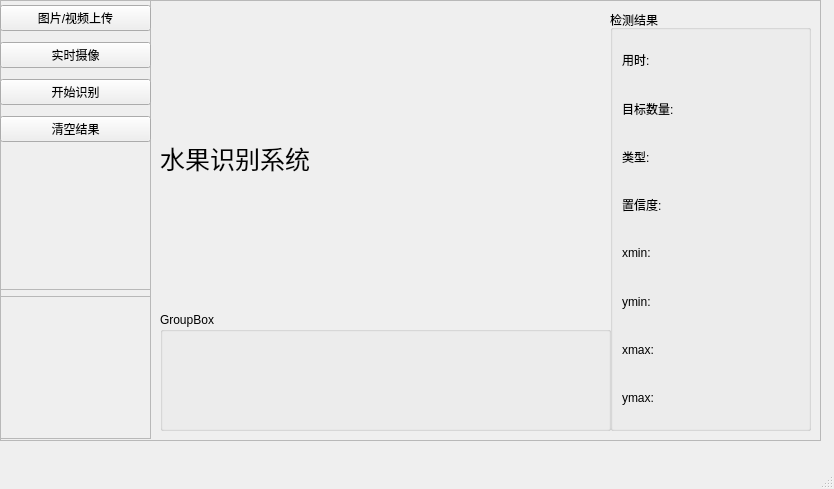
<?xml version="1.0" encoding="UTF-8"?>
<ui version="4.0">
 <class>MainWindow</class>
 <widget class="QMainWindow" name="MainWindow">
  <property name="geometry">
   <rect>
    <x>0</x>
    <y>0</y>
    <width>834</width>
    <height>489</height>
   </rect>
  </property>
  <property name="windowTitle">
   <string>MainWindow</string>
  </property>
  <widget class="QWidget" name="centralwidget">
   <widget class="QWidget" name="">
    <property name="geometry">
     <rect>
      <x>0</x>
      <y>0</y>
      <width>821</width>
      <height>441</height>
     </rect>
    </property>
    <layout class="QHBoxLayout" name="horizontalLayout">
     <item>
      <widget class="QFrame" name="frame_2">
       <property name="sizePolicy">
        <sizepolicy hsizetype="Expanding" vsizetype="Expanding">
         <horstretch>5</horstretch>
         <verstretch>0</verstretch>
        </sizepolicy>
       </property>
       <property name="frameShape">
        <enum>QFrame::StyledPanel</enum>
       </property>
       <property name="frameShadow">
        <enum>QFrame::Raised</enum>
       </property>
       <widget class="QFrame" name="frame">
        <property name="geometry">
         <rect>
          <x>-10</x>
          <y>0</y>
          <width>161</width>
          <height>439</height>
         </rect>
        </property>
        <property name="sizePolicy">
         <sizepolicy hsizetype="Expanding" vsizetype="Expanding">
          <horstretch>1</horstretch>
          <verstretch>0</verstretch>
         </sizepolicy>
        </property>
        <property name="frameShape">
         <enum>QFrame::StyledPanel</enum>
        </property>
        <property name="frameShadow">
         <enum>QFrame::Raised</enum>
        </property>
        <widget class="QWidget" name="">
         <property name="geometry">
          <rect>
           <x>10</x>
           <y>0</y>
           <width>151</width>
           <height>441</height>
          </rect>
         </property>
         <layout class="QVBoxLayout" name="verticalLayout">
          <item>
           <widget class="QFrame" name="frame_3">
            <property name="sizePolicy">
             <sizepolicy hsizetype="Expanding" vsizetype="Expanding">
              <horstretch>0</horstretch>
              <verstretch>2</verstretch>
             </sizepolicy>
            </property>
            <property name="frameShape">
             <enum>QFrame::StyledPanel</enum>
            </property>
            <property name="frameShadow">
             <enum>QFrame::Raised</enum>
            </property>
            <widget class="QWidget" name="">
             <property name="geometry">
              <rect>
               <x>0</x>
               <y>0</y>
               <width>151</width>
               <height>151</height>
              </rect>
             </property>
             <layout class="QVBoxLayout" name="verticalLayout_2">
              <item>
               <widget class="QPushButton" name="mediaBtn">
                <property name="text">
                 <string>图片/视频上传</string>
                </property>
               </widget>
              </item>
              <item>
               <widget class="QPushButton" name="capBtn">
                <property name="text">
                 <string>实时摄像</string>
                </property>
               </widget>
              </item>
              <item>
               <widget class="QPushButton" name="startBtn">
                <property name="text">
                 <string>开始识别</string>
                </property>
               </widget>
              </item>
              <item>
               <widget class="QPushButton" name="clearBtn">
                <property name="text">
                 <string>清空结果</string>
                </property>
               </widget>
              </item>
             </layout>
            </widget>
           </widget>
          </item>
          <item>
           <widget class="QFrame" name="frame_4">
            <property name="sizePolicy">
             <sizepolicy hsizetype="Expanding" vsizetype="Expanding">
              <horstretch>0</horstretch>
              <verstretch>1</verstretch>
             </sizepolicy>
            </property>
            <property name="frameShape">
             <enum>QFrame::StyledPanel</enum>
            </property>
            <property name="frameShadow">
             <enum>QFrame::Raised</enum>
            </property>
            <widget class="QLabel" name="label_pic">
             <property name="geometry">
              <rect>
               <x>0</x>
               <y>0</y>
               <width>151</width>
               <height>141</height>
              </rect>
             </property>
             <property name="text">
              <string/>
             </property>
            </widget>
           </widget>
          </item>
         </layout>
        </widget>
       </widget>
       <widget class="QGroupBox" name="groupBox">
        <property name="geometry">
         <rect>
          <x>610</x>
          <y>10</y>
          <width>201</width>
          <height>421</height>
         </rect>
        </property>
        <property name="title">
         <string>检测结果</string>
        </property>
        <layout class="QVBoxLayout" name="verticalLayout_3">
         <item>
          <layout class="QHBoxLayout" name="horizontalLayout_2">
           <item>
            <widget class="QLabel" name="label_4">
             <property name="sizePolicy">
              <sizepolicy hsizetype="Preferred" vsizetype="Preferred">
               <horstretch>1</horstretch>
               <verstretch>0</verstretch>
              </sizepolicy>
             </property>
             <property name="text">
              <string>用时:</string>
             </property>
            </widget>
           </item>
           <item>
            <widget class="QLabel" name="label_time">
             <property name="sizePolicy">
              <sizepolicy hsizetype="Preferred" vsizetype="Preferred">
               <horstretch>2</horstretch>
               <verstretch>0</verstretch>
              </sizepolicy>
             </property>
             <property name="text">
              <string/>
             </property>
            </widget>
           </item>
          </layout>
         </item>
         <item>
          <layout class="QHBoxLayout" name="horizontalLayout_3">
           <item>
            <widget class="QLabel" name="label_5">
             <property name="sizePolicy">
              <sizepolicy hsizetype="Preferred" vsizetype="Preferred">
               <horstretch>1</horstretch>
               <verstretch>0</verstretch>
              </sizepolicy>
             </property>
             <property name="text">
              <string>目标数量:</string>
             </property>
            </widget>
           </item>
           <item>
            <widget class="QLabel" name="label_nums">
             <property name="sizePolicy">
              <sizepolicy hsizetype="Preferred" vsizetype="Preferred">
               <horstretch>2</horstretch>
               <verstretch>0</verstretch>
              </sizepolicy>
             </property>
             <property name="text">
              <string/>
             </property>
            </widget>
           </item>
          </layout>
         </item>
         <item>
          <layout class="QHBoxLayout" name="horizontalLayout_4">
           <item>
            <widget class="QLabel" name="label_7">
             <property name="sizePolicy">
              <sizepolicy hsizetype="Preferred" vsizetype="Preferred">
               <horstretch>1</horstretch>
               <verstretch>0</verstretch>
              </sizepolicy>
             </property>
             <property name="text">
              <string>类型:</string>
             </property>
            </widget>
           </item>
           <item>
            <widget class="QLabel" name="label_type">
             <property name="sizePolicy">
              <sizepolicy hsizetype="Preferred" vsizetype="Preferred">
               <horstretch>2</horstretch>
               <verstretch>0</verstretch>
              </sizepolicy>
             </property>
             <property name="text">
              <string/>
             </property>
            </widget>
           </item>
          </layout>
         </item>
         <item>
          <layout class="QHBoxLayout" name="horizontalLayout_5">
           <item>
            <widget class="QLabel" name="label_9">
             <property name="sizePolicy">
              <sizepolicy hsizetype="Preferred" vsizetype="Preferred">
               <horstretch>1</horstretch>
               <verstretch>0</verstretch>
              </sizepolicy>
             </property>
             <property name="text">
              <string>置信度:</string>
             </property>
            </widget>
           </item>
           <item>
            <widget class="QLabel" name="label_conf">
             <property name="sizePolicy">
              <sizepolicy hsizetype="Preferred" vsizetype="Preferred">
               <horstretch>2</horstretch>
               <verstretch>0</verstretch>
              </sizepolicy>
             </property>
             <property name="text">
              <string/>
             </property>
            </widget>
           </item>
          </layout>
         </item>
         <item>
          <layout class="QHBoxLayout" name="horizontalLayout_6">
           <item>
            <widget class="QLabel" name="label_11">
             <property name="sizePolicy">
              <sizepolicy hsizetype="Preferred" vsizetype="Preferred">
               <horstretch>1</horstretch>
               <verstretch>0</verstretch>
              </sizepolicy>
             </property>
             <property name="text">
              <string>xmin:</string>
             </property>
            </widget>
           </item>
           <item>
            <widget class="QLabel" name="label_xmin">
             <property name="sizePolicy">
              <sizepolicy hsizetype="Preferred" vsizetype="Preferred">
               <horstretch>2</horstretch>
               <verstretch>0</verstretch>
              </sizepolicy>
             </property>
             <property name="text">
              <string/>
             </property>
            </widget>
           </item>
          </layout>
         </item>
         <item>
          <layout class="QHBoxLayout" name="horizontalLayout_7">
           <item>
            <widget class="QLabel" name="label_13">
             <property name="sizePolicy">
              <sizepolicy hsizetype="Preferred" vsizetype="Preferred">
               <horstretch>1</horstretch>
               <verstretch>0</verstretch>
              </sizepolicy>
             </property>
             <property name="text">
              <string>ymin:</string>
             </property>
            </widget>
           </item>
           <item>
            <widget class="QLabel" name="label_ymin">
             <property name="sizePolicy">
              <sizepolicy hsizetype="Preferred" vsizetype="Preferred">
               <horstretch>2</horstretch>
               <verstretch>0</verstretch>
              </sizepolicy>
             </property>
             <property name="text">
              <string/>
             </property>
            </widget>
           </item>
          </layout>
         </item>
         <item>
          <layout class="QHBoxLayout" name="horizontalLayout_8">
           <item>
            <widget class="QLabel" name="label_15">
             <property name="sizePolicy">
              <sizepolicy hsizetype="Preferred" vsizetype="Preferred">
               <horstretch>1</horstretch>
               <verstretch>0</verstretch>
              </sizepolicy>
             </property>
             <property name="text">
              <string>xmax:</string>
             </property>
            </widget>
           </item>
           <item>
            <widget class="QLabel" name="label_xmax">
             <property name="sizePolicy">
              <sizepolicy hsizetype="Preferred" vsizetype="Preferred">
               <horstretch>2</horstretch>
               <verstretch>0</verstretch>
              </sizepolicy>
             </property>
             <property name="text">
              <string/>
             </property>
            </widget>
           </item>
          </layout>
         </item>
         <item>
          <layout class="QHBoxLayout" name="horizontalLayout_9">
           <item>
            <widget class="QLabel" name="label_17">
             <property name="sizePolicy">
              <sizepolicy hsizetype="Preferred" vsizetype="Preferred">
               <horstretch>1</horstretch>
               <verstretch>0</verstretch>
              </sizepolicy>
             </property>
             <property name="text">
              <string>ymax:</string>
             </property>
            </widget>
           </item>
           <item>
            <widget class="QLabel" name="label_ymax">
             <property name="sizePolicy">
              <sizepolicy hsizetype="Preferred" vsizetype="Preferred">
               <horstretch>2</horstretch>
               <verstretch>0</verstretch>
              </sizepolicy>
             </property>
             <property name="text">
              <string/>
             </property>
            </widget>
           </item>
          </layout>
         </item>
        </layout>
       </widget>
       <widget class="QWidget" name="">
        <property name="geometry">
         <rect>
          <x>160</x>
          <y>10</y>
          <width>451</width>
          <height>421</height>
         </rect>
        </property>
        <layout class="QVBoxLayout" name="verticalLayout_4">
         <item>
          <widget class="QLabel" name="label_predict">
           <property name="sizePolicy">
            <sizepolicy hsizetype="Preferred" vsizetype="Preferred">
             <horstretch>0</horstretch>
             <verstretch>5</verstretch>
            </sizepolicy>
           </property>
           <property name="font">
            <font>
             <family>华文新魏</family>
             <pointsize>19</pointsize>
             <weight>50</weight>
             <bold>false</bold>
             <kerning>true</kerning>
            </font>
           </property>
           <property name="text">
            <string>水果识别系统</string>
           </property>
          </widget>
         </item>
         <item>
          <widget class="QGroupBox" name="groupBox_2">
           <property name="sizePolicy">
            <sizepolicy hsizetype="Preferred" vsizetype="Preferred">
             <horstretch>0</horstretch>
             <verstretch>2</verstretch>
            </sizepolicy>
           </property>
           <property name="title">
            <string>GroupBox</string>
           </property>
          </widget>
         </item>
        </layout>
       </widget>
      </widget>
     </item>
    </layout>
   </widget>
  </widget>
  <widget class="QMenuBar" name="menubar">
   <property name="geometry">
    <rect>
     <x>0</x>
     <y>0</y>
     <width>834</width>
     <height>23</height>
    </rect>
   </property>
  </widget>
  <widget class="QStatusBar" name="statusbar"/>
 </widget>
 <resources/>
 <connections/>
</ui>
